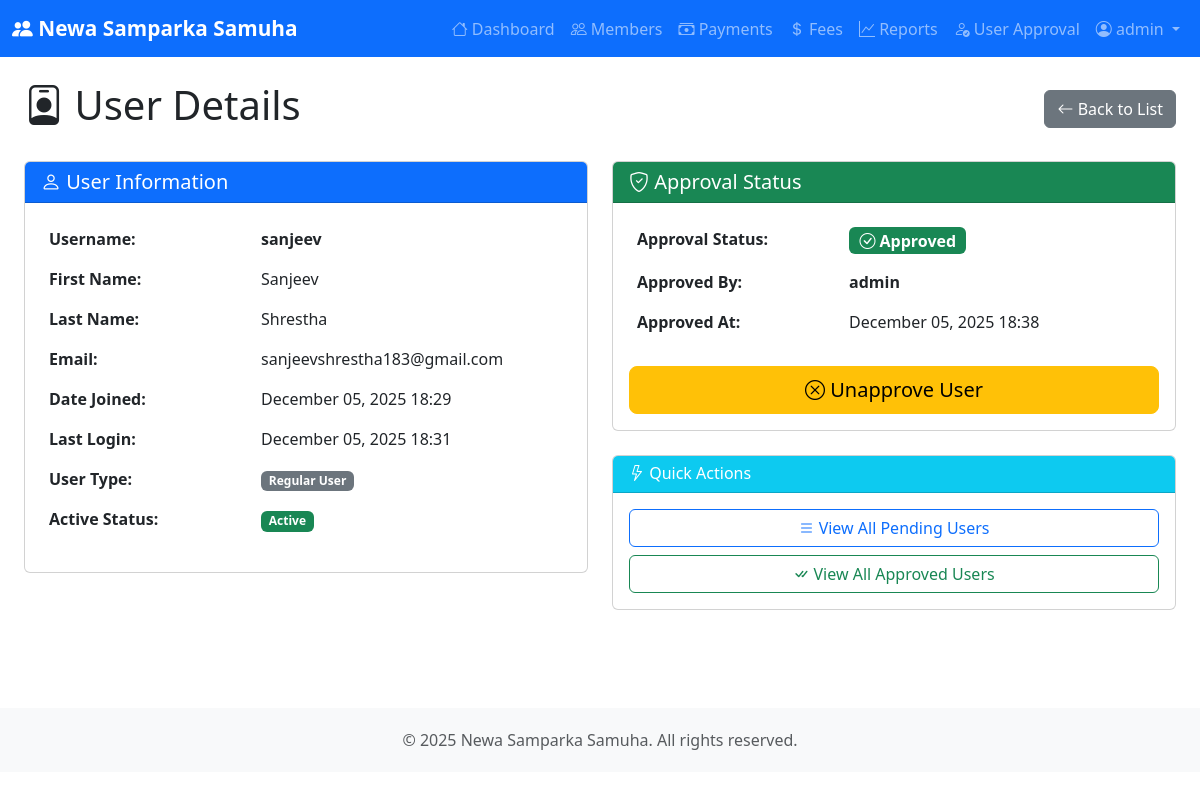
/users/1/ (signed in), run on the app's committed database.
### membership/models.py (models this page shows, shortened)
class UserProfile(models.Model):
    user = models.OneToOneField(User, on_delete=models.CASCADE, related_name='profile')
    is_approved = models.BooleanField(default=False, verbose_name="Approved")
    approved_by = models.ForeignKey(
        User,
        on_delete=models.SET_NULL,
        null=True,
        blank=True,
        related_name='approved_users',
        verbose_name="Approved By"
    )
    approved_at = models.DateTimeField(null=True, blank=True, verbose_name="Approved At")
    class Meta:
        verbose_name = "User Profile"
        verbose_name_plural = "User Profiles"

### membership/views.py (the view)
# urls.py: path('users/<int:pk>/', views.user_detail_admin, name='user_detail'),
@login_required
@user_passes_test(is_admin)
def user_detail_admin(request, pk):
    user_profile = get_object_or_404(UserProfile, pk=pk)
    context = {
        'user_profile': user_profile,
    }
    return render(request, 'membership/user_detail_admin.html', context)

### membership/views.py (called while the page is built)
def is_admin(user):
    return user.is_superuser or user.is_staff

### membership/templates/membership/user_detail_admin.html (shortened to what this page needs)
{% extends 'membership/base.html' %}
{% block content %}
<div class="container-fluid">
    <div class="d-flex justify-content-between align-items-center mb-4">
        <h1><i class="bi bi-person-badge"></i> User Details</h1>
        <a href="{% url 'membership:user_approval_list' %}" class="btn btn-secondary">
            <i class="bi bi-arrow-left"></i> Back to List
        </a>
    </div>
    <div class="row">
        <div class="col-lg-6 mb-4">
            <div class="card">
                <div class="card-header bg-primary text-white">
                    <h5 class="mb-0"><i class="bi bi-person"></i> User Information</h5>
                </div>
                <div class="card-body">
                    <table class="table table-borderless">
                        <tr>
                            <th width="40%">Username:</th>
                            <td><strong>{{ user_profile.user.username }}</strong></td>
                        </tr>
                        <tr>
                            <th>First Name:</th>
                            <td>{{ user_profile.user.first_name|default:"Not provided" }}</td>
                        </tr>
                        <tr>
                            <th>Last Name:</th>
                            <td>{{ user_profile.user.last_name|default:"Not provided" }}</td>
                        </tr>
                        <tr>
                            <th>Email:</th>
                            <td>{{ user_profile.user.email }}</td>
                        </tr>
                        <tr>
                            <th>Date Joined:</th>
                            <td>{{ user_profile.user.date_joined|date:"F d, Y H:i" }}</td>
                        </tr>
                        <tr>
                            <th>Last Login:</th>
                            <td>
                                {% if user_profile.user.last_login %}
                                    {{ user_profile.user.last_login|date:"F d, Y H:i" }}
                                {% else %}
                                    <span class="text-muted">Never logged in</span>
                                {% endif %}
                            </td>
                        </tr>
                        <tr>
                            <th>User Type:</th>
                            <td>
                                {% if user_profile.user.is_superuser %}
                                    <span class="badge bg-danger">Superuser</span>
                                {% elif user_profile.user.is_staff %}
                                    <span class="badge bg-info">Staff</span>
                                {% else %}
                                    <span class="badge bg-secondary">Regular User</span>
                                {% endif %}
                            </td>
                        </tr>
                        <tr>
                            <th>Active Status:</th>
                            <td>
                                {% if user_profile.user.is_active %}
                                    <span class="badge bg-success">Active</span>
                                {% else %}
                                    <span class="badge bg-danger">Inactive</span>
                                {% endif %}
                            </td>
                        </tr>
                    </table>
                </div>
            </div>
        </div>
        <div class="col-lg-6 mb-4">
            <div class="card">
                <div class="card-header {% if user_profile.is_approved %}bg-success{% else %}bg-warning{% endif %} text-white">
                    <h5 class="mb-0"><i class="bi bi-shield-check"></i> Approval Status</h5>
                </div>
                <div class="card-body">
                    <table class="table table-borderless">
                        <tr>
                            <th width="40%">Approval Status:</th>
                            <td>
                                {% if user_profile.is_approved %}
                                    <span class="badge bg-success fs-6">
                                        <i class="bi bi-check-circle"></i> Approved
                                    </span>
                                {% else %}
                                    <span class="badge bg-warning fs-6">
                                        <i class="bi bi-hourglass-split"></i> Pending
                                    </span>
                                {% endif %}
                            </td>
                        </tr>
                        {% if user_profile.is_approved %}
                        <tr>
                            <th>Approved By:</th>
                            <td>
                                {% if user_profile.approved_by %}
                                    <strong>{{ user_profile.approved_by.username }}</strong>
                                {% else %}
                                    <span class="text-muted">Auto-approved</span>
                                {% endif %}
                            </td>
                        </tr>
                        <tr>
                            <th>Approved At:</th>
                            <td>
                                {% if user_profile.approved_at %}
                                    {{ user_profile.approved_at|date:"F d, Y H:i" }}
                                {% else %}
                                    <span class="text-muted">N/A</span>
                                {% endif %}
                            </td>
                        </tr>
                        {% endif %}
                    </table>
                    <div class="mt-4">
                        {% if user_profile.is_approved %}
                            <a href="{% url 'membership:user_unapprove' user_profile.id %}"
                               class="btn btn-warning btn-lg w-100"
                               onclick="return confirm('Are you sure you want to unapprove this user? They will lose access to the system.')">
                                <i class="bi bi-x-circle"></i> Unapprove User
                            </a>
                        {% else %}
                            <a href="{% url 'membership:user_approve' user_profile.id %}"
                               class="btn btn-success btn-lg w-100"
                               onclick="return confirm('Approve this user? They will gain full access to the system.')">
                                <i class="bi bi-check-circle"></i> Approve User
                            </a>
                        {% endif %}
                    </div>
                </div>
            </div>
            <div class="card mt-4">
                <div class="card-header bg-info text-white">
                    <h6 class="mb-0"><i class="bi bi-lightning"></i> Quick Actions</h6>
                </div>
                <div class="card-body">
                    <div class="d-grid gap-2">
                        <a href="{% url 'membership:user_approval_list' %}?filter=pending" class="btn btn-outline-primary">
                            <i class="bi bi-list"></i> View All Pending Users
                        </a>
                        <a href="{% url 'membership:user_approval_list' %}?filter=approved" class="btn btn-outline-success">
                            <i class="bi bi-check-all"></i> View All Approved Users
                        </a>
                    </div>
                </div>
            </div>
        </div>
    </div>
</div>
{% endblock %}

### membership/templates/membership/base.html (shortened to what this page needs)
<!DOCTYPE html>
<html lang="en">
<head>
    <link href="https://cdn.jsdelivr.net/npm/bootstrap@5.3.0/dist/css/bootstrap.min.css" rel="stylesheet">
    <link rel="stylesheet" href="https://cdn.jsdelivr.net/npm/bootstrap-icons@1.11.0/font/bootstrap-icons.css">
</head>
<body>
    <nav class="navbar navbar-expand-lg navbar-dark bg-primary no-print">
        <div class="container-fluid">
            <a class="navbar-brand" href="{% url 'membership:home' %}">
                <i class="bi bi-people-fill"></i> Newa Samparka Samuha
            </a>
            <div class="collapse navbar-collapse" id="navbarNav">
                <ul class="navbar-nav ms-auto">
                    {% if user.is_authenticated %}
                    <li class="nav-item">
                        <a class="nav-link" href="{% url 'membership:home' %}">
                            <i class="bi bi-house"></i> Dashboard
                        </a>
                    </li>
                    <li class="nav-item">
                        <a class="nav-link" href="{% url 'membership:member_list' %}">
                            <i class="bi bi-people"></i> Members
                        </a>
                    </li>
                    <li class="nav-item">
                        <a class="nav-link" href="{% url 'membership:payment_list' %}">
                            <i class="bi bi-cash-stack"></i> Payments
                        </a>
                    </li>
                    <li class="nav-item">
                        <a class="nav-link" href="{% url 'membership:fee_list' %}">
                            <i class="bi bi-currency-dollar"></i> Fees
                        </a>
                    </li>
                    <li class="nav-item">
                        <a class="nav-link" href="{% url 'membership:revenue_report' %}">
                            <i class="bi bi-graph-up"></i> Reports
                        </a>
                    </li>
                    {% if user.is_superuser or user.is_staff %}
                    <li class="nav-item">
                        <a class="nav-link" href="{% url 'membership:user_approval_list' %}">
                            <i class="bi bi-person-check"></i> User Approval
                        </a>
                    </li>
                    {% endif %}
                    <li class="nav-item dropdown">
                        <a class="nav-link dropdown-toggle" href="#" id="userDropdown" role="button"
                           data-bs-toggle="dropdown" aria-expanded="false">
                            <i class="bi bi-person-circle"></i> {{ user.first_name|default:user.username }}
                        </a>
                    </li>
                    {% endif %}
                </ul>
            </div>
        </div>
    </nav>
    <main class="container-fluid py-4">
        {% block content %}{% endblock %}
    </main>
    <footer class="text-center no-print">
        <div class="container">
            <p class="text-muted mb-0">
                &copy; 2025 Newa Samparka Samuha. All rights reserved.
            </p>
        </div>
    </footer>
</body>
</html>

### membership/templates/membership/base.html (style rules this page uses)
.navbar-brand { font-weight: bold; font-size: 1.3rem; }
footer { margin-top: 50px; padding: 20px 0; background-color: #f8f9fa; }

### data on the page
UserProfile: user.username "sanjeev", user.first_name "Sanjeev", user.last_name "Shrestha", user.email "sanjeevshrestha183@gmail.com", user.date_joined "December 05, 2025 18:29", user.last_login "December 05, 2025 18:31", approved_by.username "admin", approved_at "December 05, 2025 18:38"

### other printed values
{{ user.first_name|default:user.username }} "admin"
